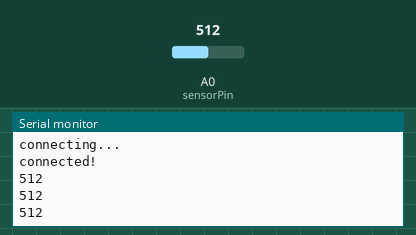
Bench run of a sketch on a simulated ESP8266 (NodeMCU). Shown: the last lines printed to the serial monitor. The inputs (shaded band) are chosen by the test bench; at power-on: A0 (sensorPin) = 512. WiFi joins after 1.5 s; servers stay silent unless stated; no MQTT or app messages arrive unless stated.

Above: at 3.2 s.
3.3 s: A0 (sensorPin) set to 716
At 4.0 s:
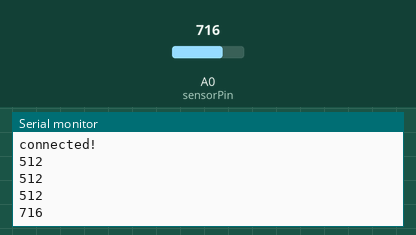
4.8 s: A0 (sensorPin) set to 900
At 5.5 s:
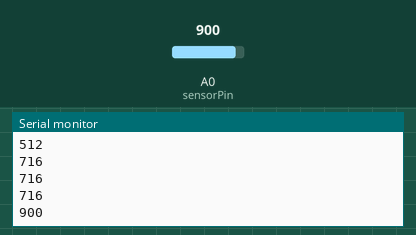
Timing chart, 0 to 7.8 s (numbered marks = the images above; inputs shaded):
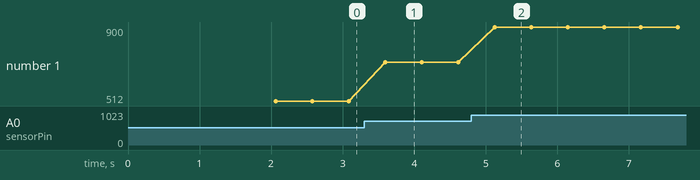

The sketch:

analog-sensor-mqtt.ino
```cpp
// This example uses an Adafruit Huzzah ESP8266
// to connect to shiftr.io.
//
// You can check on your device after a successful
// connection here: https://shiftr.io/try.
//
// by Joël Gähwiler
// https://github.com/256dpi/arduino-mqtt

//Inkluderer de anvendte libraries
#include <ESP8266WiFi.h>
#include <MQTTClient.h>

// indtast wifi navn
const char ssid[] = "";
// indtast wifi kode
const char pass[] = "";

// indtast 'key/username' fra shiftr
const char key[] = "";
// indtast secret/password fra shiftr
const char secret[] = "";
// Deklarere variabler til MQTT og Net (Vi bruger til at forbinde til internettet og bruge mqtt)

// vælg og indtast et ID der bruges til at identificere din klient på shiftr
const char clientID[] = "";


WiFiClient net;
MQTTClient client;


int sensorPin = A0;
int sensorVal;


void connect();


void setup() {
  pinMode(sensorPin, INPUT);

  Serial.begin(115200);
  // Her starter vi WIFI og client
  WiFi.begin(ssid, pass);
  client.begin("broker.shiftr.io", net);
  // når clienten modtager en besked, skal den sende beskeden videre til funktionen 8messageReceived)
  client.onMessage(messageReceived);
 // Forbinder til wifi og broker
  connect();
}
// Tjekker Wifi-status (skriver '...' indtil ESP'en er forbundet)
void connect() {
  Serial.print("checking wifi...");
  while (WiFi.status() != WL_CONNECTED) {
    Serial.print(".");
    delay(1000);
  }

  Serial.print("\nconnecting...");
  // når klienten er forbundet giver den klient navn+usr+token
  while (!client.connect(clientID, key, secret)){
    Serial.print(".");
    delay(1000);
  }
// Skriver serielt når der er forbundet til internettet og broker
  Serial.println("\nconnected!");
//Forbinder til den adresse som der skal læses beskeder fra
//client.subscribe("/etTopic");


}

void loop() {
  client.loop();
  delay(10);

  if (!client.connected()) {
    connect();
  }

  sensorVal = analogRead(sensorPin);
  Serial.println(sensorVal);


  // Skriver på adressen(topic)  og sender beskeden(message)
  String topic = "/etTopic";
  String message = String(sensorVal);
  publishMessage(topic, message);
  delay(500);
}
//Deklarere funktionen for at sende beskeden til (topic,message)
void publishMessage(String topic, String message){
  client.publish(topic, message);
}
// læser beskeder fra de subscribede topics (adresser)
void messageReceived(String &topic, String &payload) {
  Serial.println("incoming: " + topic + " - " + payload);
}
```

Measured:
- after the input at 3.3 s, the serial monitor: prints a new line after 0.30 s (image 1)
- after the input at 4.8 s, the serial monitor: prints a new line after 0.33 s (image 2)
- plotted number 1: 512 → 716 after the input at 3.3 s, 716 → 900 after the input at 4.8 s
